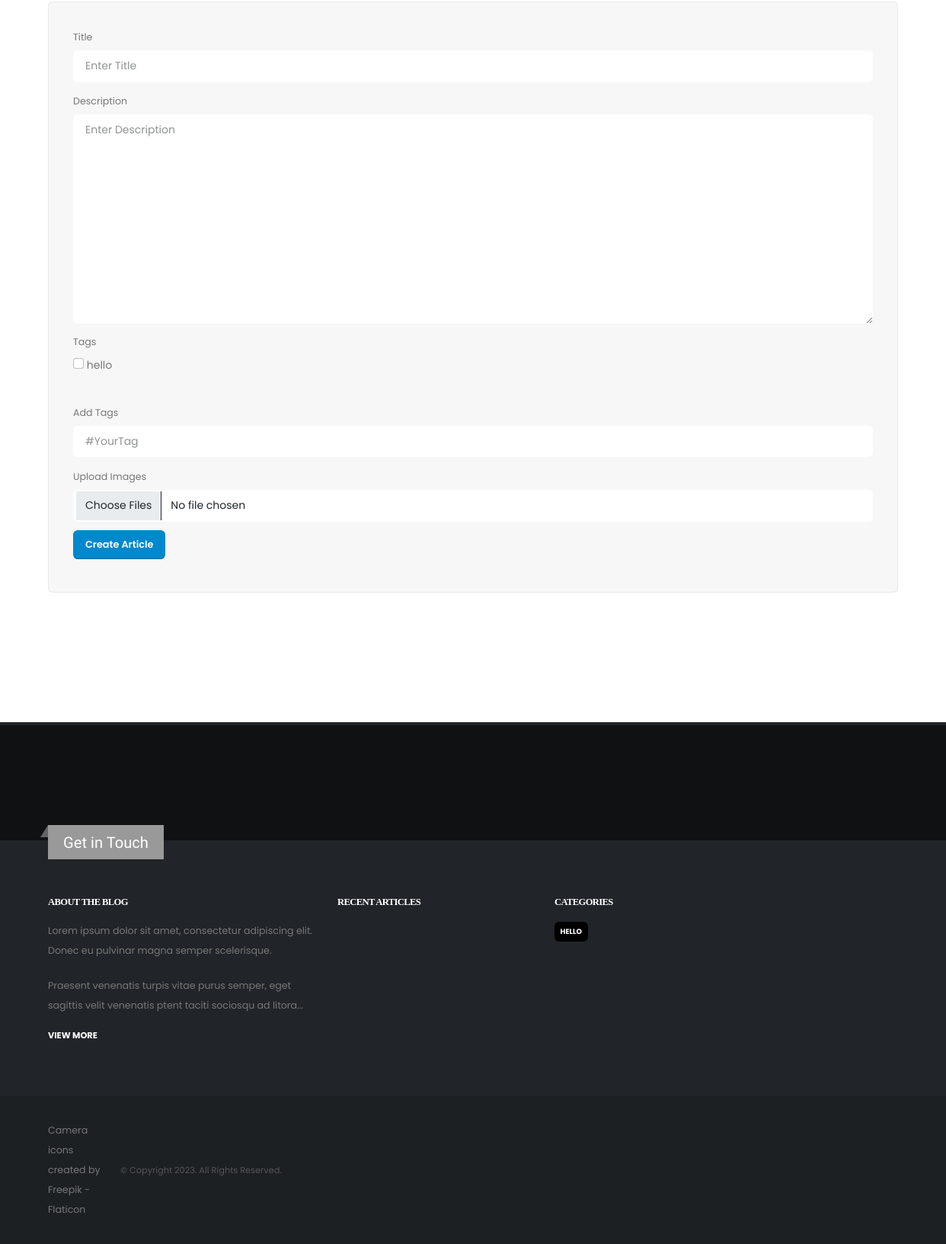
Before: /create-article/ (signed in, lower part) with the older database file.
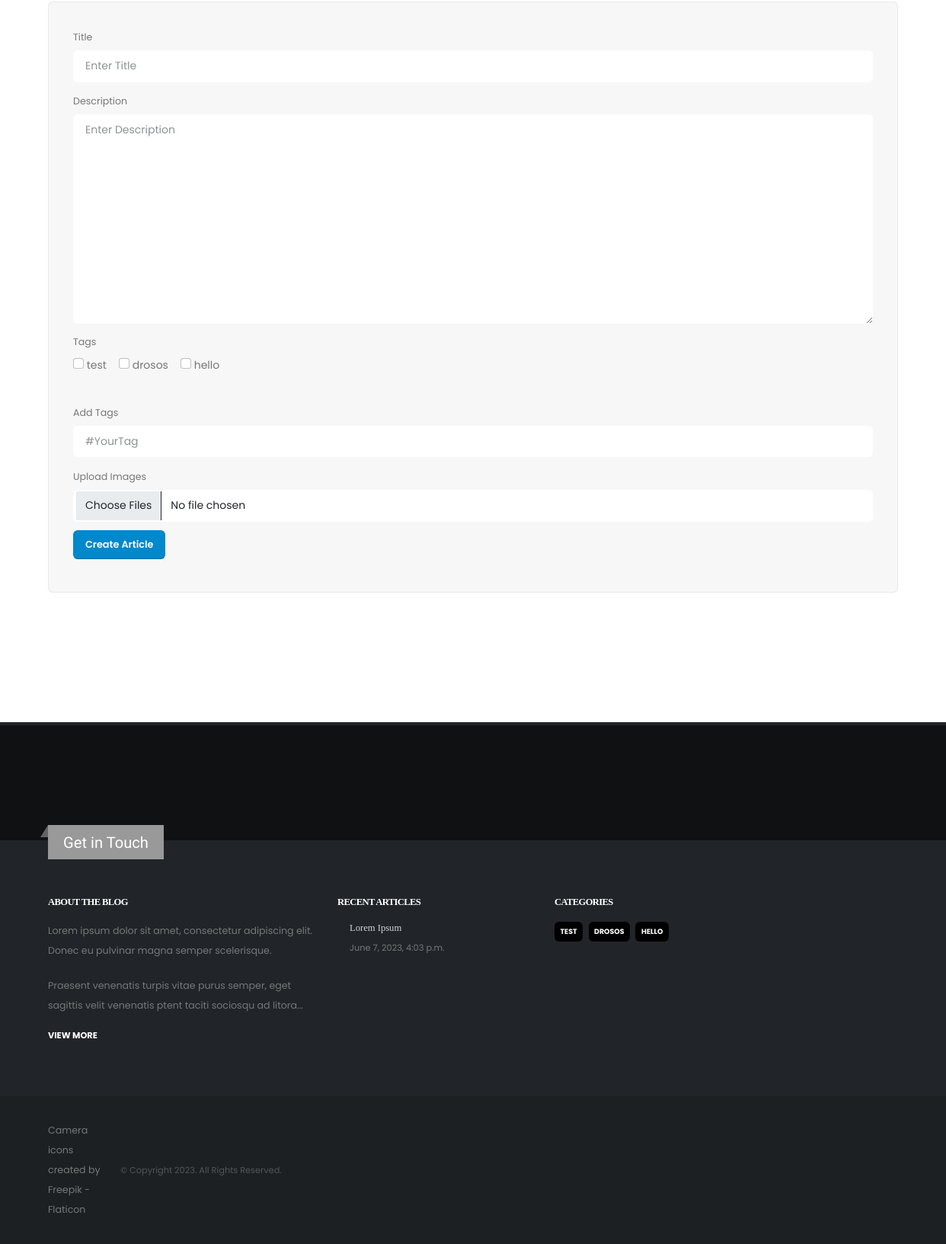
After: the same page with the newer database file.
### articles/models.py (models this page shows, shortened)
class Article(models.Model):
    owner = models.ForeignKey(
        Account,
        on_delete=models.SET_NULL,
        null=True,
    )
    title = models.CharField(max_length=200)
    description = models.TextField(blank=True, null=True)
    tags = models.ManyToManyField(Tag, blank=True)
    updated_at = models.DateTimeField(auto_now=True)
    created_at = models.DateTimeField(auto_now_add=True)
    id = models.UUIDField(
        default=uuid.uuid4, unique=True, primary_key=True, editable=False
    )
    class Meta:
        ordering = ["-created_at"]
    def get_URL(self):
        return reverse("article", kwargs={"pk": self.id})

### tags/models.py (models this page shows, shortened)
class Tag(models.Model):
    title = models.CharField(max_length=50, unique=True)
    created_at = models.DateTimeField(auto_now_add=True)
    id = models.UUIDField(
        default=uuid.uuid4, unique=True, primary_key=True, editable=False
    )
    class Meta:
        ordering = ["-created_at"]
    def __str__(self):
        return self.title
    def get_URL(self):
        return reverse("articles_by_tags", kwargs={"pk": self.pk})

### articles/views.py (the view, shortened to what this page needs)
@method_decorator(
    [
        authenticated_user,
        permisions_required(perm_list=["admin", "artist"]),
    ],
    name="dispatch",
)
class CreateArticle(CreateView):
    template_name = "articles/add_article.html"
    form_class = AddArticleForm
    success_url = reverse_lazy("articles")
    def get_context_data(self, **kwargs):
        context = super().get_context_data(**kwargs)
        context["action"] = reverse("create-article")
        context["button"] = "Create Article"
        return context

### articles/forms.py
class AddArticleForm(forms.ModelForm):
    class Meta:
        model = Article
        fields = ["title", "description", "tags"]
        widgets = {
            "tags": forms.CheckboxSelectMultiple(
                attrs={
                    "class": "form-check-input",
                }
            )
        }
    def __init__(self, *args, **kwargs):
        super(AddArticleForm, self).__init__(*args, **kwargs)
        for name, field in self.fields.items():
            if name in ["tags", "add_tags", "images"]:
                pass
            else:
                field.widget.attrs.update(
                    {
                        "class": "form-control text-3 h-auto py-2",
                        "placeholder": f"Enter {name}".title(),
                    }
                )

### account/models.py (called while the page is built)
    def full_name(self):
        if self.surname:
            surname = self.surname
        else:
            surname = ""
        return f"{self.name}  {surname}"

### articles/context_processors.py (called while the page is built)
def recent_articles_footer(request):
    recent_articles = Article.objects.all()[:2]
    return dict(recent_articles=recent_articles)

### tags/context_processors.py (called while the page is built)
def tags_context(request):
    tags = Tag.objects.all()
    return dict(tags=tags)

### articles/templates/articles/add_article.html (shortened to what this page needs)
{% extends "main.html" %}
{% block blockname %}
    <section>
        <div class="container">
            <div class="card bg-color-light-scale-1 mb-4">
                <div class="card-body">
                    <div class="row">
                        <div class="col">
                            <form class="form-style-2"
                                  action="{{ action }}"
                                  onsubmit="showLoading('loading')"
                                  method="POST"
                                  enctype="multipart/form-data">
                                {% for field in form %}
                                    {% if field.label == "Tags" %}
                                        <div class="row form-group">
                                            <label class="form-label mb-1 text-2">{{ field.label }}</label>
                                            <div class="form-group col ">
                                                {% for opt in field %}<div class="form-group form-check-inline">{{ opt }}</div>{% endfor %}
                                            </div>
                                        </div>
                                    {% else %}
                                        <div class="row">
                                            <div class="form-group col">
                                                <label class="form-label mb-1 text-2">{{ field.label }}</label>
                                                {{ field }}
                                            </div>
                                        </div>
                                    {% endif %}
                                {% endfor %}
                                <div class="row">
                                    <div class="form-group col">
                                        <label class="form-label mb-1 text-2">Add Tags</label>
                                        <input type="text"
                                               value=""
                                               pattern="^(#(\w+)\s*)+$"
                                               placeholder="#YourTag"
                                               class="form-control text-3 h-auto py-2"
                                               name="add_tags" />
                                    </div>
                                </div>
                                <div class="row">
                                    <div class="form-group col">
                                        <label class="form-label mb-1 text-2">Upload Images</label>
                                        <input type="file"
                                               multiple
                                               value=""
                                               accept="image/*"
                                               placeholder=""
                                               class="form-control text-3 h-auto py-2"
                                               name="images" />
                                    </div>
                                </div>
                                <div class="row">
                                    <div class="form-group col">
                                        <button type="submit" class="btn btn-primary">{{ button }}</button>
                                    </div>
                                </div>
                            </form>
                        </div>
                    </div>
                </div>
            </div>
        </div>
    </section>
{% endblock blockname %}

### templates/includes/footer.html (shortened to what this page needs)
<footer id="footer">
  <section class="section border-0 m-0 bg-color-dark-scale-5">
    <div class="container container-xl-custom">
      <div class="row">
        <div class="col text-center">
        </div>
      </div>
    </div>
  </section>
  <div class="container">
    <div class="footer-ribbon">
      <span>Get in Touch</span>
    </div>
    <div class="row py-5 my-4">
      <div class="col-md-6 col-lg-4 mb-5 mb-lg-0">
        <h5 class="text-3 mb-3">ABOUT THE BLOG</h5>
        <p>
          Lorem ipsum dolor sit amet, consectetur adipiscing elit. Donec eu
          pulvinar magna semper scelerisque.
        </p>
        <p class="mb-2">
          Praesent venenatis turpis vitae purus semper, eget sagittis velit
          venenatis ptent taciti sociosqu ad litora...
        </p>
        <p class="mb-0">
          <a href="#" class="btn-flat btn-xs text-color-light p-relative top-5"><strong class="text-2">VIEW
              MORE</strong><i class="fas fa-angle-right p-relative top-1 ps-2"></i></a>
        </p>
      </div>
      <div class="col-md-6 col-lg-3 mb-5 mb-lg-0">
        <h5 class="text-3 mb-3">RECENT Articles</h5>
        <ul class="list-unstyled mb-0">
          {% for article in recent_articles %}
          <li class="d-flex">
            <article class="d-flex">
              <a href="{{article.get_URL}}">
              </a>
              <div class="media-body">
                <a href="{{article.get_URL}}">
                  <h6 class="text-3 text-color-light opacity-8 ls-0 mb-1">
                    {{article.title}}
                  </h6>
                  <p class="text-2 mb-0">{{article.created_at}}</p>
                </a>
              </div>
            </article>
          </li>
          {% endfor %}
        </ul>
      </div>
      <div class="col-md-6 col-lg-2">
        <h5 class="text-3 mb-3">CATEGORIES</h5>
        <p>
          {% for tag in tags %}
          <a href="{{tag.get_URL}}">
            <span class="badge badge-dark bg-color-black badge-sm py-2 me-1 mb-2 text-uppercase">{{ tag }}</span>
          </a>
          {% endfor %}
        </p>
      </div>
    </div>
  </div>
  <div class="footer-copyright">
    <div class="container py-2">
      <div class="row py-4">
        <div class="col-lg-1 d-flex align-items-center justify-content-center justify-content-lg-start mb-2 mb-lg-0">
          <a href="https://www.flaticon.com/free-icon/camera_2965705?term=camera&page=1&position=21&origin=tag&related_id=2965705"
            title="camera icons">Camera icons created by Freepik - Flaticon</a>
        </div>
        <div class="col-lg-7 d-flex align-items-center justify-content-center justify-content-lg-start mb-4 mb-lg-0">
          <p>© Copyright 2023. All Rights Reserved.</p>
        </div>
        <div class="col-lg-4 d-flex align-items-center justify-content-center justify-content-lg-end">
        </div>
      </div>
    </div>
  </div>
</footer>

Changed rows visible on the page:
added Article: title "Lorem Ipsum", created_at "June 7, 2023, 4:03 p.m."
added Tag: title "TEST"
added Tag: title "DROSOS"
Other visible differences:
text no longer shown: "hello"
text now shown: "test"
new list line: "☐ drosos ☐ hello"
